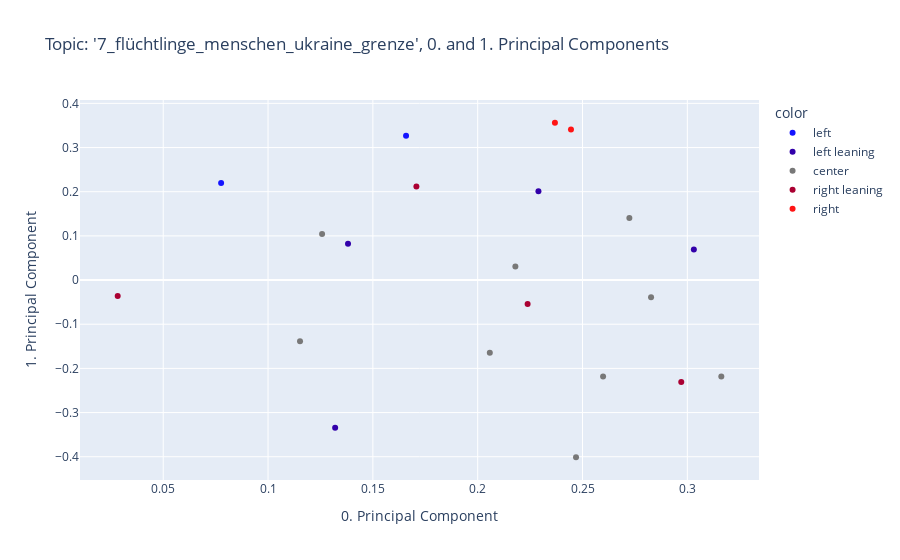

Notebook code cell kept with this figure:
### Code cell
fig = px.scatter(
    x=model.components_[0], 
    y=model.components_[1], 
    color=[political_spectrum_dict[medium] for medium in N.columns.to_list()],
    color_discrete_sequence=color_palette,
    hover_data=[N.columns.to_list()], 
    title=f'Topic: \'{topic}\', 0. and 1. Principal Components',
    labels={
        "x": "0. Principal Component",
        "y": "1. Principal Component",
    },
    )
fig.show()

### Figure 1 — Plotly figure (JSON) as saved in the notebook; plotly's stock layout.template omitted (floating-point values rounded to 4 significant figures)
{"data": [{"customdata": [["junge Welt"], ["NachDenkSeiten"]], "hovertemplate": "color=left<br>0. Principal Component=%{x}<br>1. Principal Component=%{y}<br>hover_data_0=%{customdata[0]}<extra></extra>", "legendgroup": "left", "marker": {"color": "rgb(20.0, 20.0, 255.0)", "symbol": "circle"}, "mode": "markers", "name": "left", "orientation": "v", "showlegend": true, "type": "scatter", "x": [0.07762, 0.1658], "xaxis": "x", "y": [0.2198, 0.3267], "yaxis": "y"}, {"customdata": [["taz"], ["Süddeutsche Zeitung"], ["stern TV"], ["DER SPIEGEL"]], "hovertemplate": "color=left leaning<br>0. Principal Component=%{x}<br>1. Principal Component=%{y}<br>hover_data_0=%{customdata[0]}<extra></extra>", "legendgroup": "left leaning", "marker": {"color": "rgb(50.0, 0.0, 170.0)", "symbol": "circle"}, "mode": "markers", "name": "left leaning", "orientation": "v", "showlegend": true, "type": "scatter", "x": [0.229, 0.1382, 0.132, 0.3031], "xaxis": "x", "y": [0.2012, 0.0822, -0.3345, 0.0693], "yaxis": "y"}, {"customdata": [["Der Tagesspiegel"], ["ARD"], ["ZDF"], ["ZDFheute Nachrichten"], ["Bayerischer Rundfunk"], ["ntv Nachrichten"], ["ZEIT ONLINE"], ["faz"], ["WELT"]], "hovertemplate": "color=center<br>0. Principal Component=%{x}<br>1. Principal Component=%{y}<br>hover_data_0=%{customdata[0]}<extra></extra>", "legendgroup": "center", "marker": {"color": "rgb(120.0, 120.0, 120.0)", "symbol": "circle"}, "mode": "markers", "name": "center", "orientation": "v", "showlegend": true, "type": "scatter", "x": [0.1153, 0.2058, 0.2598, 0.3162, 0.218, 0.2827, 0.1258, 0.2723, 0.2469], "xaxis": "x", "y": [-0.1383, -0.1647, -0.2184, -0.2183, 0.03056, -0.03899, 0.1044, 0.1407, -0.4011], "yaxis": "y"}, {"customdata": [["RTL"], ["FOCUS Online"], ["BILD"], ["NZZ Neue Zürcher Zeitung"]], "hovertemplate": "color=right leaning<br>0. Principal Component=%{x}<br>1. Principal Component=%{y}<br>hover_data_0=%{customdata[0]}<extra></extra>", "legendgroup": "right leaning", "marker": {"color": "rgb(170.0, 0.0, 50.0)", "symbol": "circle"}, "mode": "markers", "name": "right leaning", "orientation": "v", "showlegend": true, "type": "scatter", "x": [0.02829, 0.2238, 0.2971, 0.1708], "xaxis": "x", "y": [-0.03625, -0.05421, -0.2309, 0.2117], "yaxis": "y"}, {"customdata": [["Junge Freiheit"], ["COMPACTTV"]], "hovertemplate": "color=right<br>0. Principal Component=%{x}<br>1. Principal Component=%{y}<br>hover_data_0=%{customdata[0]}<extra></extra>", "legendgroup": "right", "marker": {"color": "rgb(255.0, 20.0, 20.0)", "symbol": "circle"}, "mode": "markers", "name": "right", "orientation": "v", "showlegend": true, "type": "scatter", "x": [0.2368, 0.2445], "xaxis": "x", "y": [0.3561, 0.3407], "yaxis": "y"}], "layout": {"legend": {"title": {"text": "color"}, "tracegroupgap": 0}, "title": {"text": "Topic: '7_flüchtlinge_menschen_ukraine_grenze', 0. and 1. Principal Components"}, "xaxis": {"anchor": "y", "domain": [0, 1], "title": {"text": "0. Principal Component"}}, "yaxis": {"anchor": "x", "domain": [0, 1], "title": {"text": "1. Principal Component"}}}}
